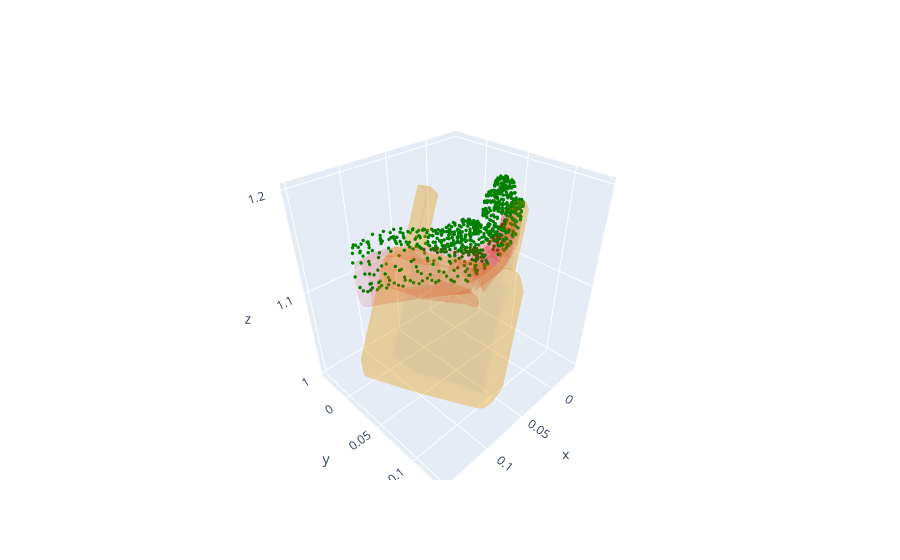

Notebook cell for this chart:
### Code cell
hand_ply = f"{frame_id}_{int(not use_left_hand)}.ply"
# hand_ply = f"{frame_id}_{1}.ply"

mano_mesh = trimesh.load_mesh(f"../data/{hand_ply}")
print(mano_mesh)

x, y, z = mano_mesh.vertices.T
# i, j, k = mano_mesh.faces.T

vis_data = []
vis_data += source_model.get_plotly_data(q=sample_grasp_q, color='red', opacity=0.1)


# new_g = sample_grasp_q.clone()
# new_rot6d = (rotmat_flip @ palm_basis).T.reshape(-1)[:6]
# new_g[0, 3:9] = torch.tensor(new_rot6d)
# vis_data += source_model.get_plotly_data(q=new_g, color='blue', opacity=0.1)

vis_data += target_gripper_mesh_data

# left_rot6d = (palm_basis @ l2r_rotmat).T.reshape(-1)[:6]
# q_left = sample_grasp_q.clone()
# q_left[0, 9:] = -1 * torch.tensor(angles_left)
# q_left[0, 3:9] = torch.tensor(left_rot6d).to(device)
# vis_data += sm_left.get_plotly_data(q=q_left, color='blue', opacity=0.1)

vis_data += [
        go.Scatter3d(
            x=x, y=y, z=z,
            mode='markers',
            marker=dict(size=2, color='green')
        )
    ]


fig = go.Figure(data=vis_data)
fig.show()
fig.write_html(f"../data/gtransfer_{frame_id}_{int(not use_left_hand)}.html")
